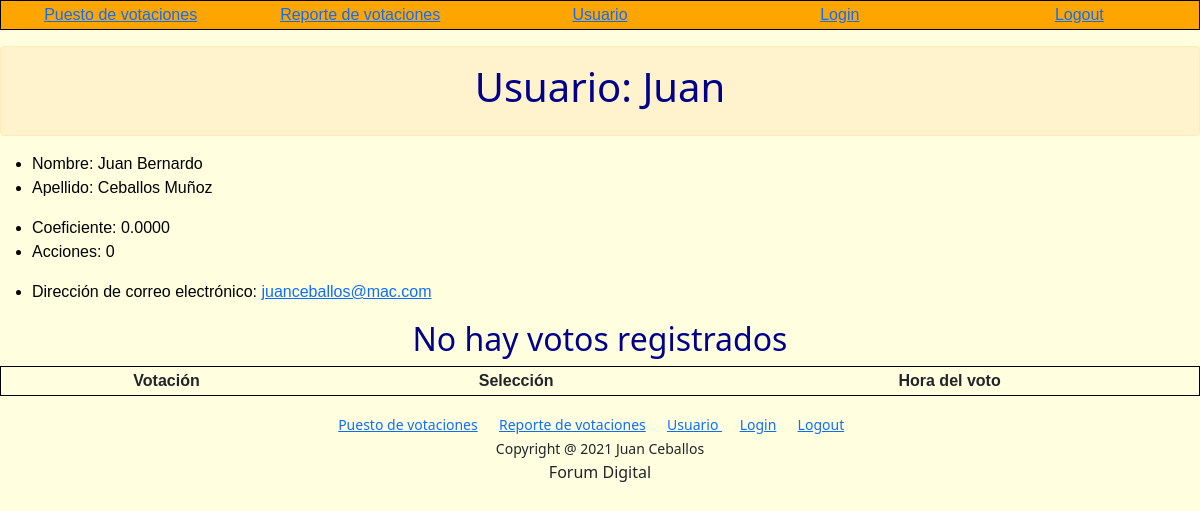
The app's page /users/ (signed in), older data.
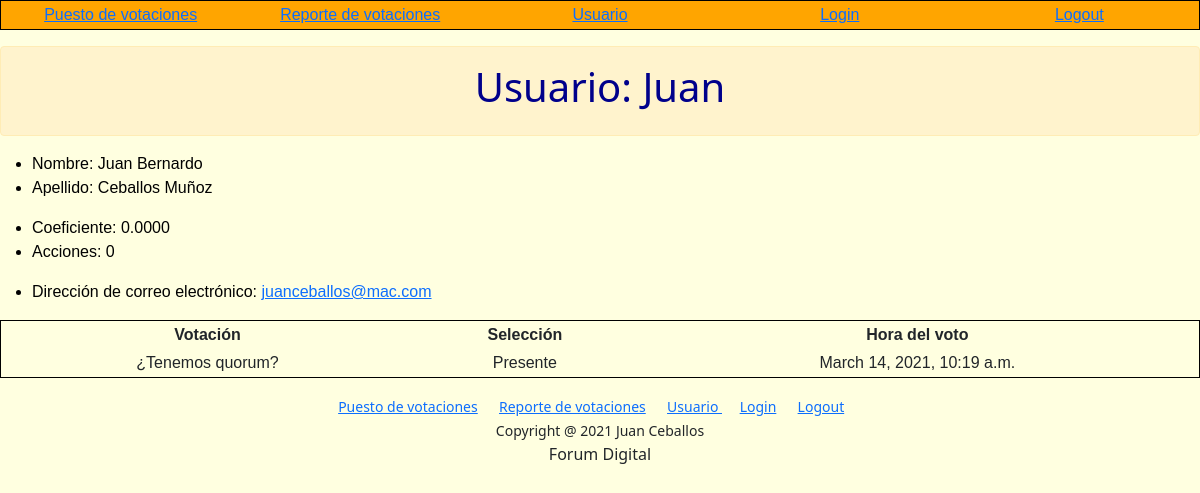
The same page, newer data.
### poll/models.py (models this page shows, shortened)
class Vote(models.Model):
    poll = models.ForeignKey(Poll, on_delete=models.CASCADE, related_name="questions")
    option = models.ForeignKey(Option, on_delete=models.CASCADE, related_name="choices")
    voter = models.ForeignKey(User, on_delete=models.CASCADE, related_name="votes")
    vote_time = models.DateTimeField()

class Poll(models.Model):
    class Method(models.TextChoices):
        MAYORIA_CALIFICADA = 'Mayoria Calificada'
        MAYORIA_SIMPLE = 'Mayoría Simple'
        VERIFICA_QUORUM = 'Verificación del Quorum'
    class Criteria(models.TextChoices):
        INDIVIDUAL = 'Individual'
        COEFICIENT = 'Coeficiente'
        SHARES = 'Acciones'
    question = models.CharField(max_length=127)
    method = models.CharField(max_length=23, choices=Method.choices, default=Method.MAYORIA_CALIFICADA)
    parameter = models.DecimalField(max_digits=2, decimal_places=2,default=0.70)
    criteria = models.CharField(max_length=11, choices=Criteria.choices, default=Criteria.COEFICIENT)
    max_voters = models.IntegerField(default=0)
    max_shares = models.IntegerField(default=0)
    start_time = models.DateTimeField()
    end_time = models.DateTimeField()
    def __str__(self):
        return f"{self.question}"

class Option(models.Model):
    poll = models.ForeignKey(Poll, on_delete=models.CASCADE, related_name="poll")
    answer = models.CharField(max_length=127)
    coeficient = models.DecimalField(max_digits=4, decimal_places=4, default=0.0)
    votes = models.IntegerField(default=0)
    shares = models.IntegerField(default=0)
    def __str__(self):
        return f"{self.answer}"

### users/views.py (the view)
# urls.py: path("", views.index, name="index"),
def index(request):
    if not request.user.is_authenticated:
        return HttpResponseRedirect(reverse("login"))
    return render(request, "users/user.html", {
        "votos": request.user.votes.all()
    })

### users/templates/users/user.html (shortened to what this page needs)
{% extends "poll/layout.html" %}
{% block body %}
    <div>
        <div class="alert alert-warning" role="alert">
            <h1>Usuario: {{ request.user }}</h1>
        </div>
        <ul>
            <li>Nombre:  {{ request.user.first_name }} </li>
            <li>Apellido: {{ request.user.last_name }}</li>
            <li>Coeficiente: {{ request.user.profile.coeficient }}</li>
            <li>Acciones: {{ request.user.profile.shares }}</li>
            <li>
                Dirección de correo electrónico: <a href="mailto:{{ request.user.email }}">{{ request.user.email }} </a>
            </li>
        </ul>
        <table>
            <thead>
                <th>Votación</th>
                <th>Selección</th>
                <th>Hora del voto</th>
            </thead>
            <tbody>
                {% for vote in votos %}
                    <tr>
                        <td>{{ vote.poll }}</td>
                        <td>{{ vote.option }}</td>
                        <td>{{ vote.vote_time }}</td>
                    </tr>
                    {% empty %}
                    <h2>No hay votos registrados</h2>
                {% endfor %}
            </tbody>
        </table>
    </div>
{% endblock %}

Row changes from the older to the newer data that the page shows:
added Vote: poll "¿Tenemos quorum?", option "Presente", vote_time "March 14, 2021, 10:19 a.m."
Text that changed along with them:
text no longer shown: "No hay votos registrados"
